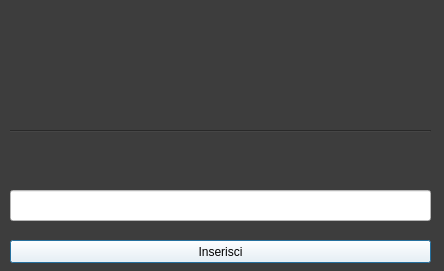
<?xml version="1.0" encoding="UTF-8"?>
<ui version="4.0">
 <class>Dialog</class>
 <widget class="QDialog" name="Dialog">
  <property name="geometry">
   <rect>
    <x>0</x>
    <y>0</y>
    <width>444</width>
    <height>271</height>
   </rect>
  </property>
  <property name="windowTitle">
   <string>Dialog</string>
  </property>
  <property name="styleSheet">
   <string notr="true">QDialog#Dialog{
background-color: rgb(61, 61, 61);}</string>
  </property>
  <widget class="QLabel" name="cliente_non_abbonato_label">
   <property name="geometry">
    <rect>
     <x>10</x>
     <y>10</y>
     <width>421</width>
     <height>111</height>
    </rect>
   </property>
   <property name="styleSheet">
    <string notr="true">font: 30pt &quot;MS Shell Dlg 2&quot;;
background-color: rgb(61, 61, 61);
color: rgb(255, 255, 255);</string>
   </property>
   <property name="text">
    <string/>
   </property>
  </widget>
  <widget class="QLineEdit" name="scadenza_lineedit">
   <property name="geometry">
    <rect>
     <x>10</x>
     <y>190</y>
     <width>421</width>
     <height>31</height>
    </rect>
   </property>
   <property name="styleSheet">
    <string notr="true">background-color: rgb(255, 255, 255);
color: rgb(0, 0, 0);</string>
   </property>
  </widget>
  <widget class="Line" name="line">
   <property name="geometry">
    <rect>
     <x>10</x>
     <y>130</y>
     <width>421</width>
     <height>3</height>
    </rect>
   </property>
   <property name="styleSheet">
    <string notr="true">background-color: rgb(61, 61, 61);</string>
   </property>
   <property name="orientation">
    <enum>Qt::Horizontal</enum>
   </property>
  </widget>
  <widget class="QLabel" name="frase_label">
   <property name="geometry">
    <rect>
     <x>10</x>
     <y>140</y>
     <width>421</width>
     <height>31</height>
    </rect>
   </property>
   <property name="styleSheet">
    <string notr="true">font: 12pt &quot;MS Shell Dlg 2&quot;;;
color: rgb(255, 255, 255);
background-color: rgb(61, 61, 61);</string>
   </property>
   <property name="text">
    <string/>
   </property>
  </widget>
  <widget class="QPushButton" name="inserisci_button">
   <property name="geometry">
    <rect>
     <x>10</x>
     <y>240</y>
     <width>421</width>
     <height>23</height>
    </rect>
   </property>
   <property name="cursor">
    <cursorShape>PointingHandCursor</cursorShape>
   </property>
   <property name="styleSheet">
    <string notr="true">background-color: rgb(255, 255, 255);</string>
   </property>
   <property name="text">
    <string>Inserisci</string>
   </property>
  </widget>
 </widget>
 <resources/>
 <connections/>
</ui>
